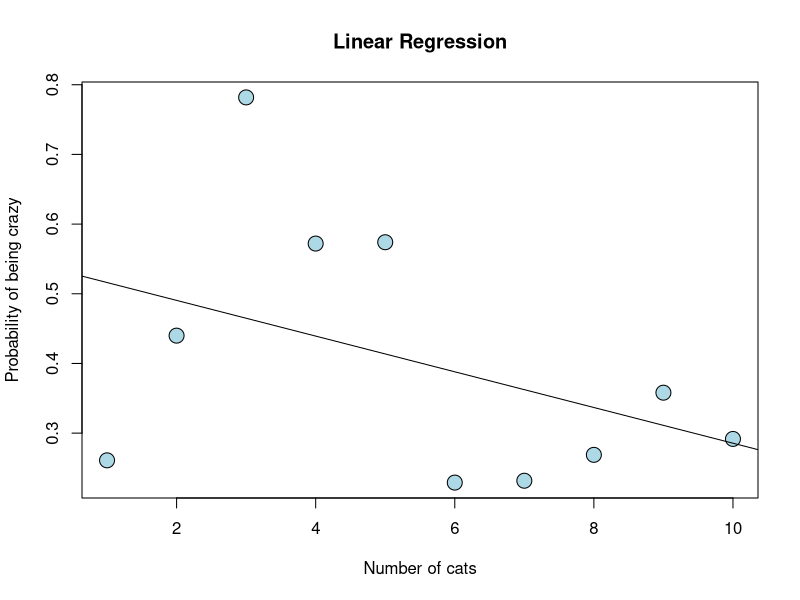
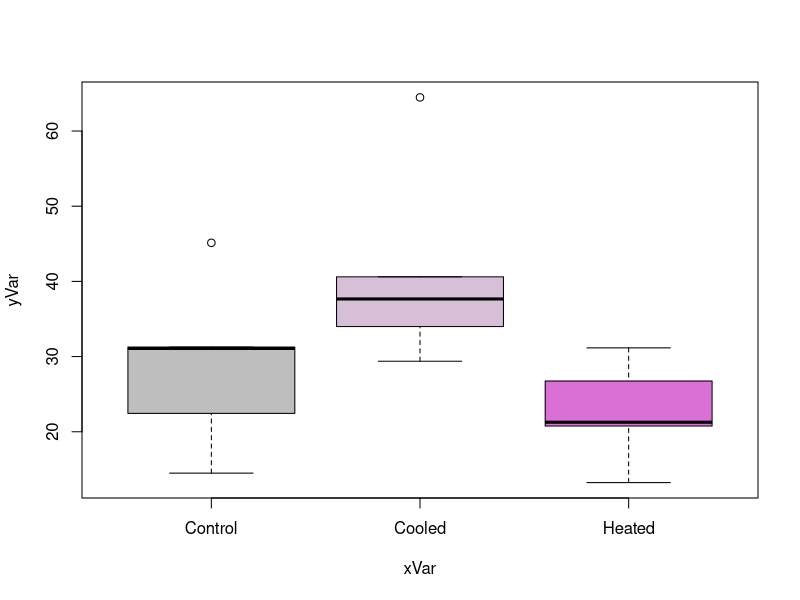
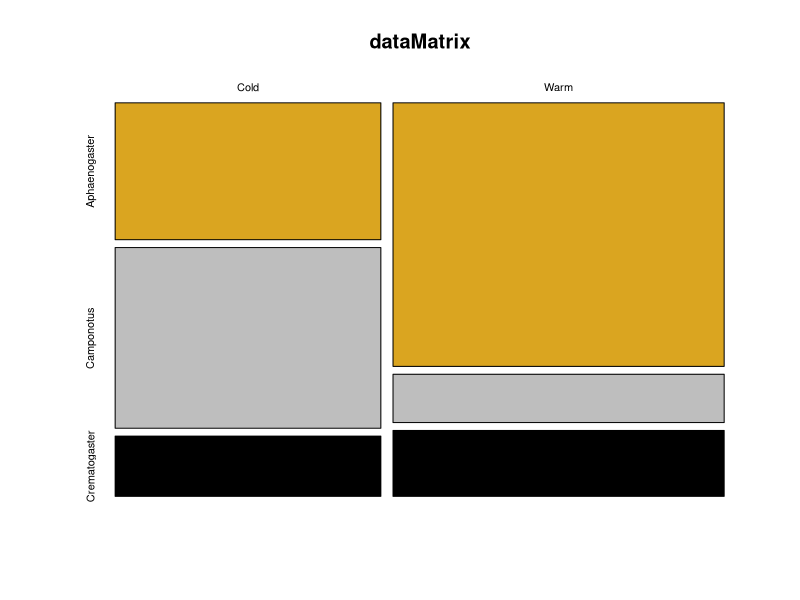
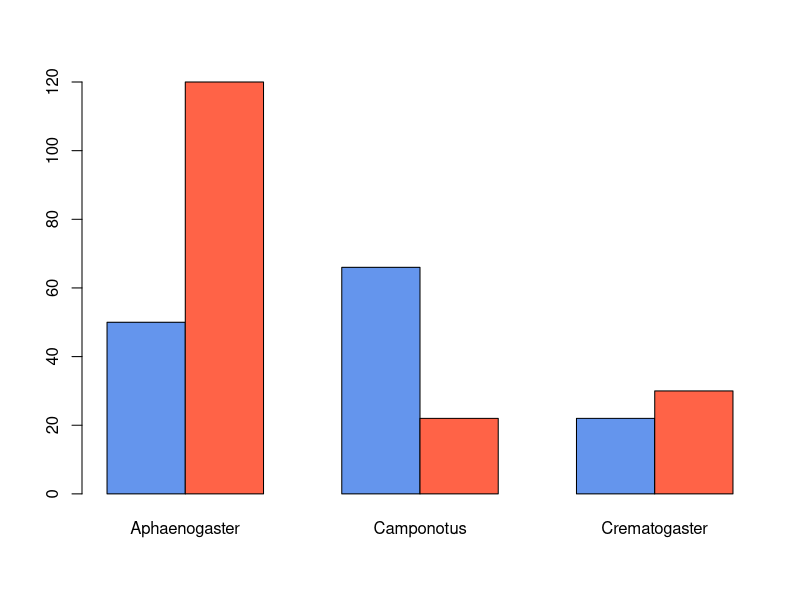
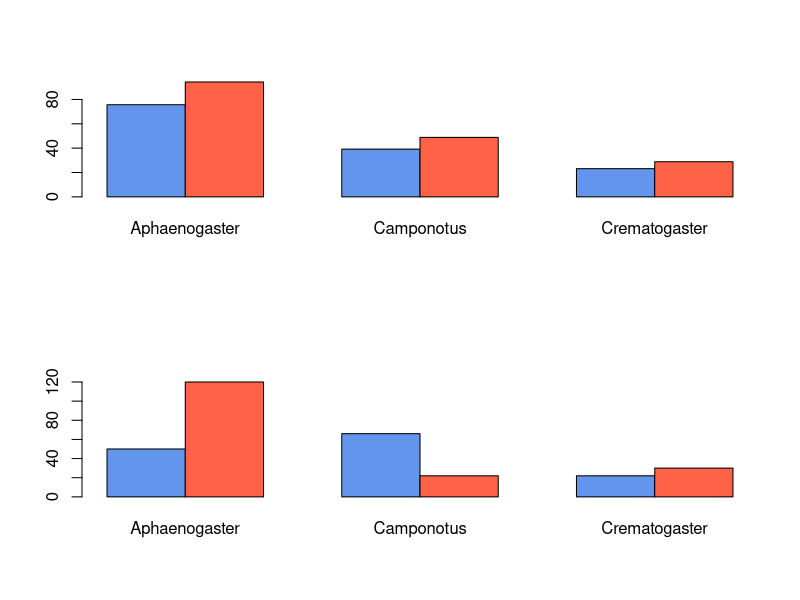
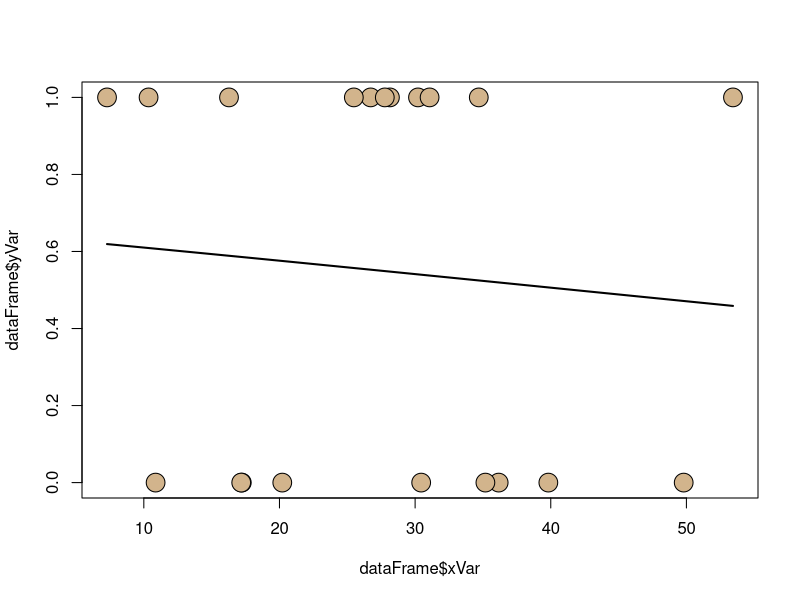

These charts were generated, in order, by the following R code:

############ LINEAR REGRESSION ############
## Continuous - Continuous

# data
xVar <- 1:10
yVar <- runif(10)
dataFrame <- data.frame(xVar,yVar)

# model
regModel <- lm(yVar~xVar,data=dataFrame) # lm=linear regression function

# model output
print(regModel) # gives intercept & slope
print(summary(regModel)) # gives more info, including p-value

# plot
plot(y=dataFrame$yVar,x=dataFrame$xVar,pch=21,bg="lightblue",cex=2, main = "Linear Regression",xlab="Number of cats",ylab = "Probability of being crazy")
abline(regModel)



############ ANOVA ############
## Dependent - Continuous; Independent = discrete
# data
xVar <- as.factor(rep(c("Control","Heated","Cooled"),each=5)) # repeating these 5 times each
yVar <- c(rgamma(10,shape=5,scale=5),rgamma(5,shape=5,scale=10))
dataFrame <- data.frame(xVar,yVar)

# model
anovaModel <- aov(yVar~xVar,data=dataFrame) # aov = the function that runs anova

# model output
print(anovaModel)
summary(anovaModel)

# plot
boxplot(yVar~xVar,data=dataFrame,col=c("grey","thistle","orchid"))



############ CONTINGENCY ############
##Both discrete
# data
vec1 <- c(50,66,22)
vec2 <- c(120,22,30)
dataMatrix <- rbind(vec1,vec2)
print(dataMatrix) # at this point, columns and rows are not named, add that below
rownames(dataMatrix) <- c("Cold","Warm")
colnames(dataMatrix) <-c("Aphaenogaster",
                         "Camponotus",
                         "Crematogaster")
print(dataMatrix)

# model + model output
print(chisq.test(dataMatrix))

# plot
mosaicplot(x=dataMatrix,
           col=c("goldenrod","grey","black"),
           shade=FALSE)
barplot(height=dataMatrix,
        beside=TRUE,
        col=c("cornflowerblue","tomato"))

chisq.test(dataMatrix)$expected #getting expected values from chi-square test
## Verify expected counts
(sum(dataMatrix[,1])*sum(dataMatrix[1,]))/sum(dataMatrix)

par(mfrow=c(2,1))
expected<-as.matrix(chisq.test(dataMatrix)$expected)

barplot(height=expected,
        beside=TRUE,
        col=c("cornflowerblue","tomato"))

barplot(height=dataMatrix,
        beside=TRUE,
        col=c("cornflowerblue","tomato"))


############ LOGISTIC REGRESSION ############
## Dependent - discrete; Independent = continuous

# data
xVar <- rgamma(n=20,shape=5,scale=5)
yVar <- rbinom(n=20,size=1,p=0.5)
dataFrame <- data.frame(xVar,yVar)

# model
logRegMod <- glm(yVar ~ xVar,
                 data=dataFrame,
                 family=binomial(link="logit"))
# model output
print(logRegMod)
summary(logRegMod)

par(mfrow=c(1,1))
# plot
plot(x=dataFrame$xVar, y=dataFrame$yVar,pch=21,bg="tan",cex=2.5)
curve(predict(logRegMod,data.frame(xVar=x),type="response"),add=TRUE,lwd=2) # curve = prediction part of the logistic regression # add = TRUE means adding to the plot we just created


